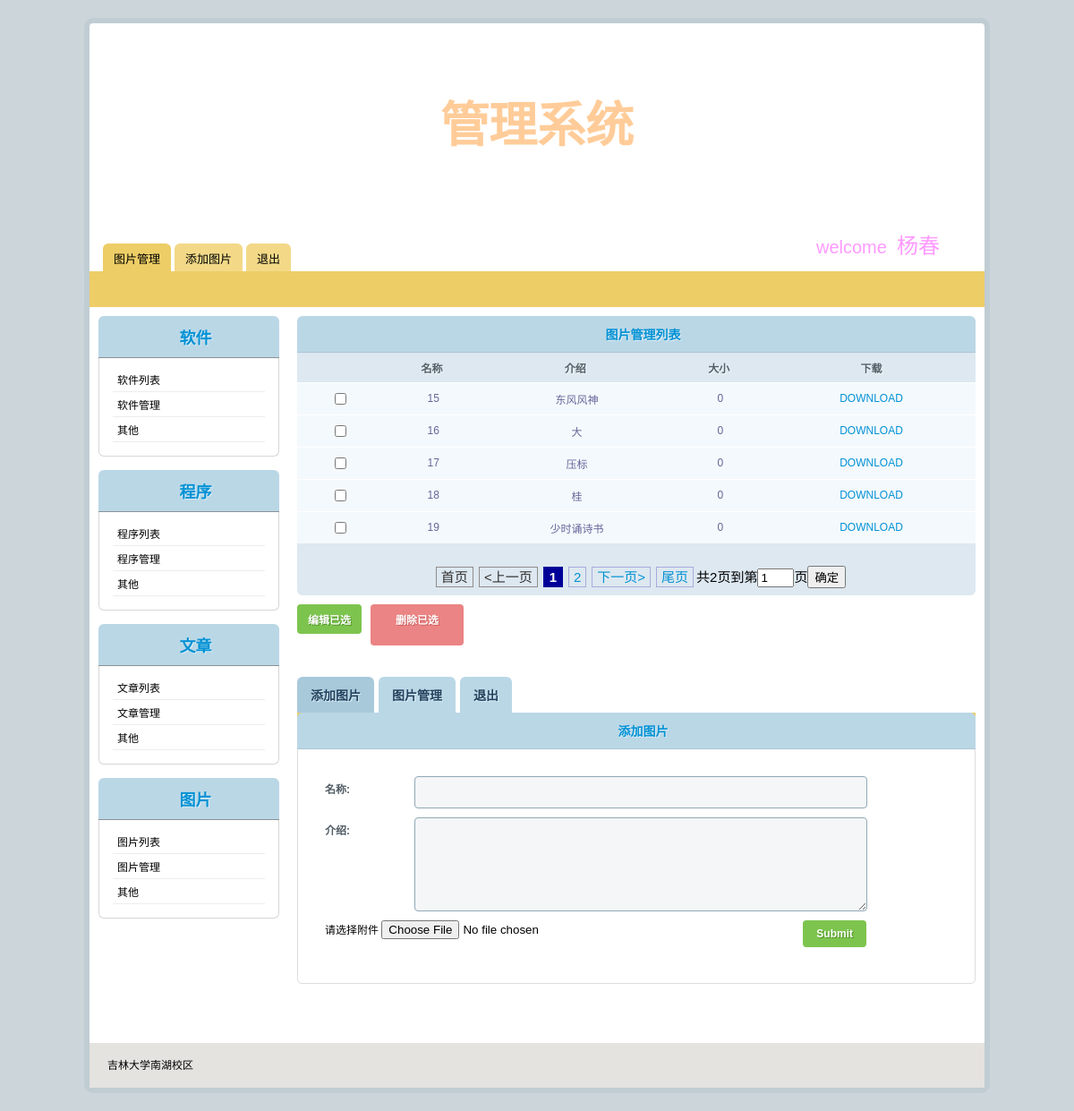
Page /admin/behindPage/picture.php (signed in) on the committed database.
### tables this page shows
CREATE TABLE IF NOT EXISTS `article` (
  `id` smallint(6) NOT NULL AUTO_INCREMENT COMMENT '编号',
  `title` varchar(100) NOT NULL COMMENT '标题',
  `author` varchar(40) NOT NULL COMMENT '作者',
  `description` text COMMENT '内容简介',
  `dateline` date NOT NULL COMMENT '日期',
  `poster` varchar(40) NOT NULL COMMENT '上传者',
  `self` tinyint(4) NOT NULL COMMENT '是否公开：0为是，1为否',
  `filename` varchar(32) NOT NULL COMMENT '纯粹文件名',
  `path` varchar(128) NOT NULL,
  `type` varchar(32) NOT NULL COMMENT '格式',
  `size` varchar(32) NOT NULL COMMENT '大小',
  PRIMARY KEY (`id`)
);

### admin/behindPage/picture.php (the view, shortened to what this page needs)
<?php
   require_once('../../test/article/connect.php');
?>
<?php
if (!isset($_GET['p'])){
	$page = 1;
}else{
$page = $_GET['p'];}
$pagesize = 5;
$sql = "select id from article";
$mysqli_result=$mysqli->query($sql);
$total = $mysqli_result->num_rows;
$total_pages = ceil($total/$pagesize);
$page_banner = "<div class='page'>";
$start = 1;
$end = $total_pages;
$sql = "SELECT * FROM article LIMIT ".($page-1)*$pagesize .",$pagesize";
$query = $mysqli->query($sql);
if($query && $query->num_rows>0){
		while($row = $query->fetch_assoc()){
			$data[] = $row;
		}
	}else{
		$data = array();
	}
?>
<!DOCTYPE html PUBLIC "-//W3C//DTD XHTML 1.0 Transitional//EN" "http://www.w3.org/TR/xhtml1/DTD/xhtml1-transitional.dtd">
<html xmlns="http://www.w3.org/1999/xhtml">
<head>
<link rel="stylesheet" type="text/css" href="../../css/style3.css" />
</head>
<body>
<div id="panelwrap">
	<div class="header">
    <div class="title"><strong><h2>管理系统</h2></strong></div>
    <div class="header_right"> <span id="welcome">welcome&nbsp;&nbsp;<font id="un"><?php echo $_SESSION['username'];?></font></span> </div>
    <div class="menu">
    <ul>
    <li><a href="#manage" class="selected">图片管理</a></li>
    <li><a href="#add">添加图片</a></li>
    <li><a href="logout.php">退出</a></li>
    </ul>
    </div>
    </div>
    <div class="submenu"></div>
    <div class="center_content">
    <div id="right_wrap">
    <div id="right_content">
    <h2><a name="manage">图片管理列表</a></h2>
<table id="rounded-corner">
    <thead>
    	<tr>
        	<th></th>
            <th>名称</th>
            <th>介绍</th>
            <th>大小</th>
            <th>下载</th>
        </tr>
    </thead>
        <tfoot>
    	<tr>
        	<td colspan="12">&nbsp;
            <?php
if($page > 1){
    $page_banner.= "<a href='".$_SERVER['PHP_SELF']."?p=1'>首页</a>";
    $page_banner.= "<a href='".$_SERVER['PHP_SELF']."?p=".($page-1)."' ><上一页</a>";
}else{
    $page_banner.="<span class='disable'>首页</span>";
    $page_banner.="<span class='disable'><上一页</span>";
}
for($i=$start;$i<=$end;$i++){
    if($page==$i){
        $page_banner.="<span class='current'>{$i}</span>";
    }else{
    $page_banner.= "<a href='".$_SERVER['PHP_SELF']."?p=".$i."' >$i</a>";
    }
}
if($page < $total_pages){
    $page_banner.= "<a href='".$_SERVER['PHP_SELF']."?p=".($page+1)."' >下一页></a>";
    $page_banner.= "<a href='".$_SERVER['PHP_SELF']."?p=".($total_pages)."'>尾页</a>";
}else{
    $page_banner.="<span class='disable'>下一页></span>";
    $page_banner.="<span class='disable'>尾页</span>";
  }
$page_banner.="共{$total_pages}页";
$page_banner.="<form action = 'article.manage.php' method='get'>";
$page_banner.="到第<input type='text' size='2' name='p' value='$page'>页";
$page_banner.="<input type='submit' value='确定'>";
$page_banner.="</form></div>";
echo $page_banner;
?>
  </td>
        </tr>
    </tfoot>
    <tbody>
    <?php
		if(!empty($data)){
			foreach($data as $value){
	?>
    	<tr class="odd">
        	<td><input type="checkbox" name="" /></td>
            <td>&nbsp;<?php echo $value['id']?></td>
            <td>&nbsp;<?php echo $value['description']?></td>
            <td>&nbsp;<?php echo $value['size']?></td>
            <td><a href="article.del.handle.php?id=<?php echo $value['id'];?>" onclick="javascript:return confir()">DOWNLOAD</a></td>
        </tr>
    <?php
        	}
		}
     ?>
    </tbody>
</table>
	<div class="form_sub_buttons">
	<a href="#" class="button green">编辑已选</a>
    <a href="#" class="button red">删除已选</a>
    </div>
    <ul id="tabsmenu" class="tabsmenu">
        <li class="active"><a href="#add">添加图片</a></li>
        <li><a href="#manage">图片管理</a></li>
        <li><a href="logout.php">退出</a></li>
    </ul>
    <div class="submenu"><h2><a name="add">添加图片</a></h2></div>
    <div id="tab1" class="tabcontent">
        <form id="form1" name="form1" method="post" action="article.add.handle.php" enctype="multipart/form-data">
        <div class="form">
            <div class="form_row">
            <label>名称:</label>
            <input type="text" class="form_input" name="title" id="title"/>
            </div>
             <div class="form_row">
            <label>介绍:</label>
            <textarea class="form_textarea" name="description" id="description" ></textarea>
            </div>
            <div class="form_row">
            请选择附件
			 <input type="file" name="myfile" />
			 <input type="submit" class="form_submit" value="Submit" onclick="return check(form1)" />
            </div>
        </div>
        </form>
    </div>
     </div>
     </div>
      <div class="sidebar" id="sidebar">
    <h2><a href="self_app.php">软件</a></h2>
        <ul>
            <li><a href="#">软件列表</a></li>
            <li><a href="#">软件管理</a></li>
            <li><a href="#">其他</a></li>
        </ul>
    <h2><a href="self_program.php">程序</a></h2>
        <ul>
            <li><a href="#">程序列表</a></li>
            <li><a href="#">程序管理</a></li>
            <li><a href="#">其他</a></li>
        </ul>
    <h2><a href="self_article.php">文章</a></h2>
        <ul>
            <li><a href="#">文章列表</a></li>
            <li><a href="#">文章管理</a></li>
            <li><a href="#">其他</a></li>
        </ul>
    <h2><a href="picture.php">图片</a></h2>
        <ul>
            <li><a href="#">图片列表</a></li>
            <li><a href="#">图片管理</a></li>
            <li><a href="#">其他</a></li>
        </ul>
    </div>
    </div>
    <div class="footer">吉林大学南湖校区</div>
</div>
</body>
</html>

### rows in the picture
article: id "15", description "东风风神", size "0"
article: id "16", description "大", size "0"
article: id "17", description "压标", size "0"
article: id "18", description "桂", size "0"
article: id "19", description "少时诵诗书", size "0"

### other values in the picture
$_SESSION['username'] "杨春"
$page_banner "共2页"
